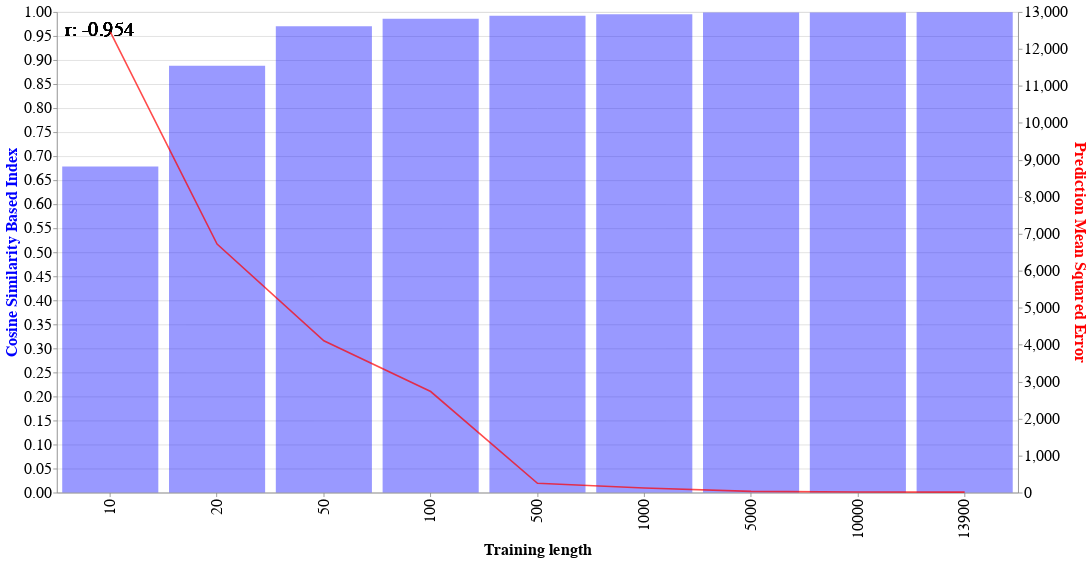

Notebook cell for this chart:
### Code cell
metric_pred_acc(results,"Cosine Similarity",True,True)

### Figure 1 — Vega-Lite specification as saved in the notebook (floating-point values rounded to 4 significant figures)
{"config": {"view": {"continuousWidth": 400, "continuousHeight": 300}, "axis": {"labelFontSize": 20, "titleFontSize": 20}}, "layer": [{"layer": [{"mark": {"type": "bar", "color": "blue", "opacity": 0.4}, "encoding": {"x": {"type": "ordinal", "axis": {"title": "Training length"}, "field": "trn_length"}, "y": {"type": "quantitative", "axis": {"title": "Cosine Similarity Based Index", "titleColor": "blue"}, "field": "Cosine Similarity", "scale": {"zero": false}}}}, {"mark": {"type": "text", "align": "left", "baseline": "top", "size": 25}, "encoding": {"text": {"value": "r: -0.954"}, "x": {"value": 10}, "y": {"value": 10}}}]}, {"mark": {"type": "line", "color": "red", "opacity": 0.7}, "encoding": {"x": {"type": "ordinal", "axis": {"title": "Training length"}, "field": "trn_length"}, "y": {"type": "quantitative", "axis": {"titleColor": "red"}, "field": "Prediction Accuracy", "scale": {"zero": false}, "title": "Prediction Mean Squared Error"}}}], "data": {"name": "data-b4d1614b9916556c1b47902aa7074ce0"}, "height": 600, "resolve": {"scale": {"y": "independent"}}, "width": 1200, "$schema": "https://vega.github.io/schema/vega-lite/v4.8.1.json", "datasets": {"data-b4d1614b9916556c1b47902aa7074ce0": [{"trn_length": 10, "Euclidean Distance": 59.14, "Cosine Similarity": 0.6787, "Pearson Correlation": 0.6688, "Kendall Rank Correlation": 0.1662, "Prediction Variance": 1546.0, "Prediction Accuracy": 12460.0}, {"trn_length": 20, "Euclidean Distance": 38.63, "Cosine Similarity": 0.8882, "Pearson Correlation": 0.8853, "Kendall Rank Correlation": 0.2253, "Prediction Variance": 612.9, "Prediction Accuracy": 6724.0}, {"trn_length": 50, "Euclidean Distance": 20.99, "Cosine Similarity": 0.9703, "Pearson Correlation": 0.9699, "Kendall Rank Correlation": 0.2265, "Prediction Variance": 255.7, "Prediction Accuracy": 4106.0}, {"trn_length": 100, "Euclidean Distance": 13.06, "Cosine Similarity": 0.9858, "Pearson Correlation": 0.9859, "Kendall Rank Correlation": 0.2833, "Prediction Variance": 139.5, "Prediction Accuracy": 2734.0}, {"trn_length": 500, "Euclidean Distance": 7.418, "Cosine Similarity": 0.9923, "Pearson Correlation": 0.9924, "Kendall Rank Correlation": 0.2892, "Prediction Variance": 63.22, "Prediction Accuracy": 251.1}, {"trn_length": 1000, "Euclidean Distance": 5.217, "Cosine Similarity": 0.9954, "Pearson Correlation": 0.9954, "Kendall Rank Correlation": 0.2827, "Prediction Variance": 30.89, "Prediction Accuracy": 123.5}, {"trn_length": 5000, "Euclidean Distance": 2.434, "Cosine Similarity": 0.9991, "Pearson Correlation": 0.9991, "Kendall Rank Correlation": 0.286, "Prediction Variance": 8.624, "Prediction Accuracy": 33.88}, {"trn_length": 10000, "Euclidean Distance": 1.828, "Cosine Similarity": 0.9991, "Pearson Correlation": 0.9991, "Kendall Rank Correlation": 0.2734, "Prediction Variance": 4.502, "Prediction Accuracy": 18.63}, {"trn_length": 13900, "Euclidean Distance": 1.599, "Cosine Similarity": 0.9993, "Pearson Correlation": 0.9992, "Kendall Rank Correlation": 0.2719, "Prediction Variance": 3.416, "Prediction Accuracy": 13.55}]}}
